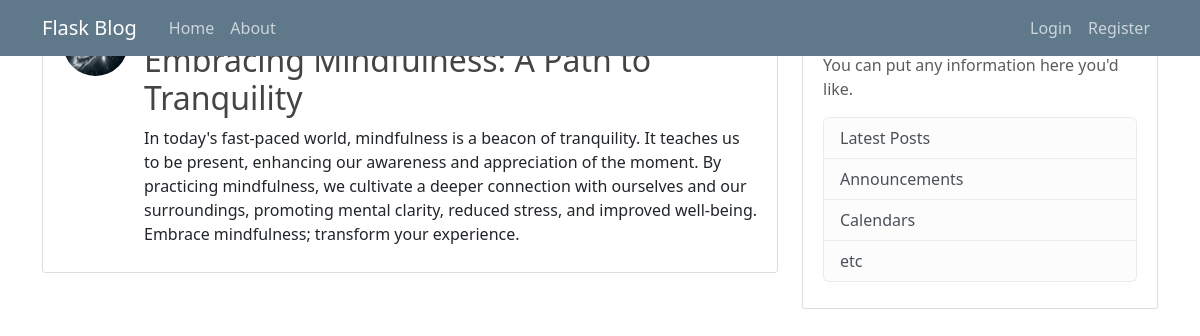
Screenshot of /post/3 with the database file from the repository.
### app/models.py (models this page shows, shortened)
class Posts(db.Model):
    id = db.Column(db.Integer, primary_key=True)
    title = db.Column(db.String(20), nullable=False)
    date_posted = db.Column(db.DateTime, nullable=False, default=datetime.utcnow)
    content = db.Column(db.Text, nullable=False)
    user_id = db.Column(db.Integer, db.ForeignKey('user.id'),nullable=False)

### app/routes.py (the view)
@app.route("/post/<int:post_id>")# type: ignore
def post(post_id):# type: ignore
    post = Posts.query.get_or_404(post_id)# type: ignore
    return render_template('post.html', title=post.title, post=post)

### app/templates/post.html (shortened to what this page needs)
{% extends "layout.html" %}
{% block content %}
    <article class="media content-section">
        <div class="media-body">
        <div class="article-metadata">
            <a class="mr-2" href="{{ url_for('user_post', username=post.author.username)}}">{{ post.author.username }}</a>
            <small class="text-muted">{{ post.date_posted.strftime('%d-%m-%Y %H:%M') }}</small>
        </div>
        <h2 class="article-title">{{ post.title }}</h2>
        <p class="article-content">{{ post.content }}</p>
        </div>
    </article>
{% endblock content %}

### app/static/main.css (style rules this page uses)
body { background: #fafafa; color: #333333; margin-top: 5rem; }
h1, h2, h3, h4, h5, h6 { color: #444444; }
.content-section { background: #ffffff; padding: 10px 20px; border: 1px solid #dddddd; border-radius: 3px; margin-bottom: 20px; }
.article-title { color: #444444; }
.article-content { white-space: pre-line; }
.article-metadata { padding-bottom: 1px; margin-bottom: 4px; border-bottom: 1px solid #e3e3e3 }

### rows the page displays
Posts: title "Embracing Mindfulness: A Path to Tranquility", content "In today's fast-paced world, mindfulness is a beacon of tranquility. It teaches us to be present, enhancing our awareness and appreciation of the moment. By practicing mindfulness, we cultivate a deeper connection with ourselves and our surroundings, promoting mental clarity, reduced stress, and improved well-being. Embrace mindfulness; transform your experience."
